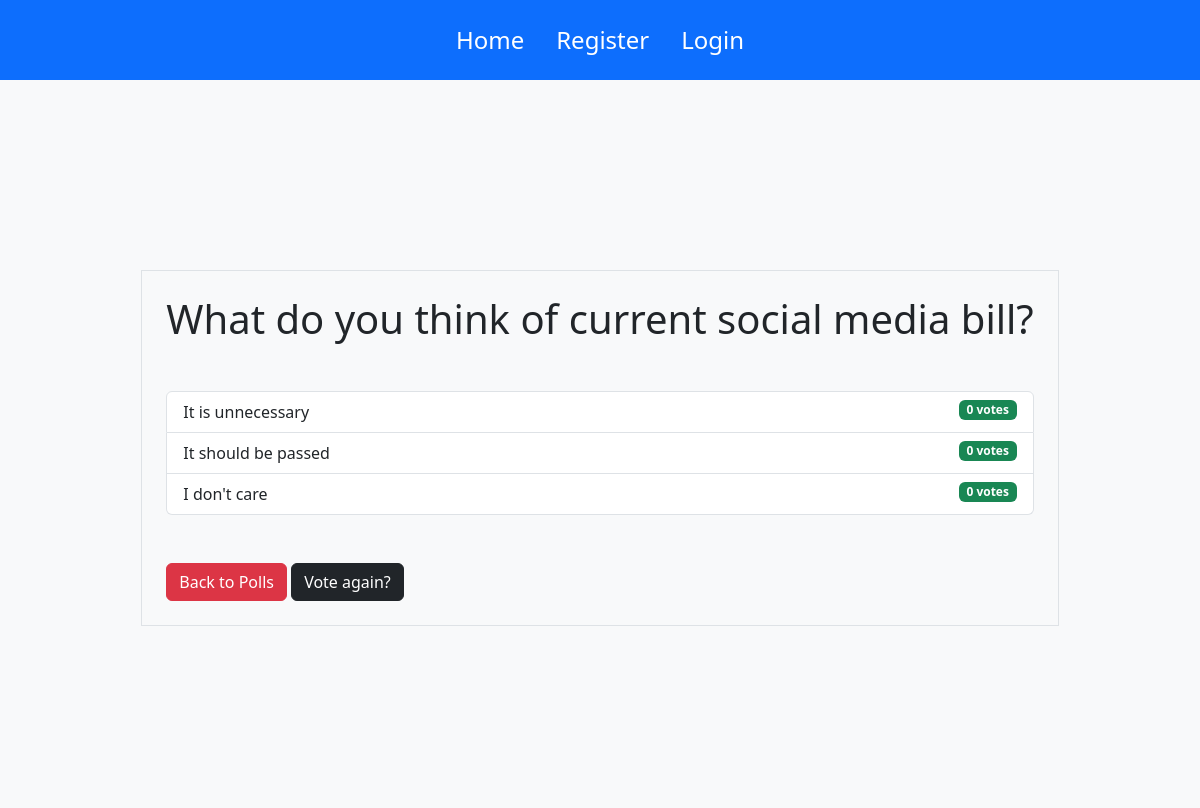
/1/results/, run on the app's committed database.
### app/models.py (models this page shows, shortened)
class Question(models.Model):
  question = models.CharField(max_length = 200)
  published_date = models.DateTimeField('date published')

class Choice(models.Model):
  question = models.ForeignKey(Question, on_delete=models.CASCADE)
  choice = models.CharField(max_length = 200)
  votes = models.IntegerField(default = 0)

### app/views.py (the view)
# urls.py: path('<int:question_id>/results/', views.results, name = "results"),
def results(request,question_id):
  question = get_object_or_404(Question, pk = question_id)
  return render(request, 'app/result.html',{'question': question})

### templates/app/result.html
{% extends 'base.html' %}
{% block content %}
<div class="border p-4">
<h1 class="text-center mb-5">{{question.question}}</h1>
<ul class="list-group mb-5">
  {%for choice in question.choice_set.all%}
    <li class="list-group-item">
      {{choice.choice}}
      <span class="badge bg-success float-end">
        {{ choice.votes }} vote{% if choice.votes != 1 %}s{% endif %}
      </span>
      </li>
  {%endfor%}
  </ul>
  <a class="btn btn-danger" href="{%url 'polls:index' %} "> Back to Polls</a>
  <a class="btn btn-dark" href="{% url 'polls:detail' question.id %}" >Vote again?</a>
</div>
  {% endblock %}

### data on the page
Question: question "What do you think of current social media bill?"
Choice: choice "It is unnecessary", votes "0"
Choice: choice "It should be passed", votes "0"
Choice: choice "I don't care", votes "0"
